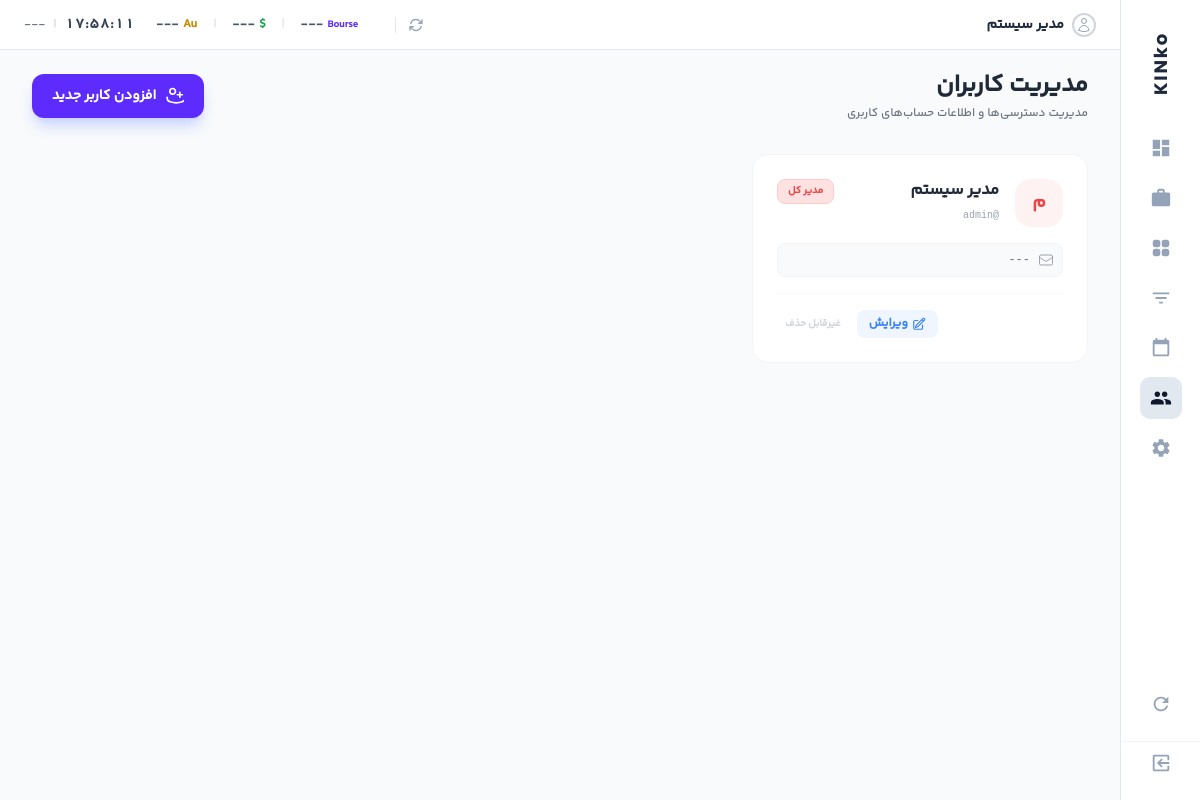
The app's page /users (signed in) with its own data.
### tables this page shows
CREATE TABLE users (
            id INTEGER PRIMARY KEY AUTOINCREMENT,
            username TEXT UNIQUE NOT NULL,
            password TEXT NOT NULL,
            full_name TEXT,
            email TEXT,
            role TEXT DEFAULT 'manager'
        );

### app.py (the view, shortened to what this page needs)
@app.route('/users', methods=['GET', 'POST'])
@login_required
def manage_users():
    if current_user.username != 'admin':
        flash("شما به این بخش دسترسی ندارید.", "error")
        return redirect(url_for('dashboard'))
    conn = get_db_connection()
    users = conn.execute("SELECT * FROM users ORDER BY id DESC").fetchall()
    conn.close()
    return render_template('manage_users.html', users=users)

### analysis.py (called while the page is built, shortened)
def get_portfolio_summary(current_user_id=None, is_admin=False):
    conn = get_db_connection()
    q = 'SELECT * FROM portfolios' if is_admin else 'SELECT * FROM portfolios WHERE owner_id = ?'
    p_params = [] if is_admin else [current_user_id]
    portfolios = conn.execute(q, p_params).fetchall()
    conn.close()
    def safe_float(val):
        if not val: return 0.0
        try:
            return float(str(val).replace(',', '').strip())
        except:
            return 0.0
    summary_data = []
    return summary_data

### app.py (called while the page is built)
@login_manager.user_loader
def load_user(user_id): return User.get(user_id)

@app.context_processor
def inject_global_vars():
    vars_dict = {'holidays': ["2024-03-20", "2024-03-21"]}
    if current_user.is_authenticated:
        try:
            is_admin = (current_user.role == 'admin')
            portfolios = get_portfolio_summary(current_user.id, is_admin)
            vars_dict['global_aum'] = sum(p['total_value'] for p in portfolios)
        except: vars_dict['global_aum'] = 0
    return vars_dict

### database.py (called while the page is built)
def get_db_connection():
    conn = sqlite3.connect(DB_PATH, timeout=20)
    conn.row_factory = sqlite3.Row
    conn.execute('PRAGMA journal_mode=WAL;')
    return conn

### models.py (called while the page is built)
    @staticmethod
    def get(user_id):
        conn = get_db_connection()
        user_data = conn.execute("SELECT * FROM users WHERE id = ?", (user_id,)).fetchone()
        conn.close()
        if user_data:
            return User(
                id=user_data['id'],
                username=user_data['username'],
                full_name=user_data['full_name'],
                role=user_data['role'] # <--- جدید
            )
        return None

### templates/manage_users.html (shortened to what this page needs)
{% extends "base.html" %}
{% block content %}
<div class="flex flex-col md:flex-row justify-between items-center mb-8 gap-4">
    <div>
        <h1 class="text-2xl font-black text-gray-800">مدیریت کاربران</h1>
        <p class="text-xs text-gray-500 mt-1">مدیریت دسترسی‌ها و اطلاعات حساب‌های کاربری</p>
    </div>
    <button onclick="openUserModal()" class="bg-[#5E2BFF] text-white px-5 py-3 rounded-xl font-bold shadow-lg shadow-indigo-200 hover:bg-indigo-700 transition flex items-center gap-2 text-sm">
        افزودن کاربر جدید
    </button>
</div>
<div class="grid grid-cols-1 md:grid-cols-2 lg:grid-cols-3 gap-6">
    {% for user in users %}
    <div class="user-card bg-white rounded-2xl p-6 relative group overflow-hidden">
        <div class="flex items-start justify-between mb-4">
            <div class="flex items-center gap-4">
                <div class="w-12 h-12 rounded-2xl flex items-center justify-center text-lg font-black {{ 'bg-red-50 text-red-500' if user.role == 'admin' else ('bg-blue-50 text-blue-500' if user.role == 'manager' else 'bg-gray-100 text-gray-500') }}">
                    {{ user.full_name[:1] }}
                </div>
                <div>
                    <h3 class="font-bold text-gray-800">{{ user.full_name }}</h3>
                    <span class="text-[10px] text-gray-400 font-mono">@{{ user.username }}</span>
                </div>
            </div>
            <span class="text-[10px] px-2.5 py-1 rounded-lg font-bold {{ 'role-badge-admin' if user.role == 'admin' else ('role-badge-manager' if user.role == 'manager' else 'role-badge-viewer') }}">
                {% if user.role == 'admin' %}مدیر کل{% elif user.role == 'manager' %}سبدگردان{% else %}کارشناس{% endif %}
            </span>
        </div>
        <div class="space-y-2 mb-4">
            <div class="flex items-center gap-2 text-xs text-gray-500 bg-gray-50 p-2 rounded-lg border border-gray-100">
                <span class="font-mono truncate">{{ user.email or '---' }}</span>
            </div>
        </div>
        <div class="flex items-center justify-end gap-2 border-t border-gray-50 pt-4">
            <button onclick="openUserEditModal('{{ user.id }}', '{{ user.username }}', '{{ user.full_name }}', '{{ user.role }}')"
                    class="text-xs font-bold text-blue-500 bg-blue-50 px-3 py-1.5 rounded-lg hover:bg-blue-100 transition flex items-center gap-1">
                ویرایش
            </button>
            {% if user.username != 'admin' and user.id != current_user.id %}
            <a href="/users/delete/{{ user.id }}" onclick="return confirm('آیا از حذف این کاربر اطمینان دارید؟ تمامی سبدها و اطلاعات او حذف خواهد شد.')" class="text-xs text-red-500 bg-red-50 px-3 py-1.5 rounded-lg hover:bg-red-100 transition flex items-center gap-1 font-bold border border-red-100">
                <svg class="w-3.5 h-3.5" fill="none" viewBox="0 0 24 24" stroke-width="2" stroke="currentColor"><path stroke-linecap="round" stroke-linejoin="round" d="M14.74 9l-.346 9m-4.788 0L9.26 9m9.968-3.21c.342.052.682.107 1.022.166m-1.022-.165L18.16 19.673a2.25 2.25 0 01-2.244 2.077H8.084a2.25 2.25 0 01-2.244-2.077L4.772 5.79m14.456 0a48.108 48.108 0 00-3.478-.397m-12 .562c.34-.059.68-.114 1.022-.165m0 0a48.11 48.11 0 013.478-.397m7.5 0v-.916c0-1.18-.91-2.164-2.09-2.201a51.964 51.964 0 00-3.32 0c-1.18.037-2.09 1.022-2.09 2.201v.916m7.5 0a48.667 48.667 0 00-7.5 0" /></svg>
                حذف
            </a>
            {% else %}
            <span class="text-[10px] text-gray-300 cursor-not-allowed font-bold px-2">غیرقابل حذف</span>
            {% endif %}
        </div>
    </div>
    {% endfor %}
</div>
{% endblock %}

### templates/base.html (shortened to what this page needs)
<!DOCTYPE html>
<html lang="fa" dir="rtl">
<head>
    <link href="{{ url_for('static', filename='css/output.css') }}" rel="stylesheet">
    <link href="{{ url_for('static', filename='css/custom.css') }}" rel="stylesheet">
</head>
</head>
<body>
    <aside class="sidebar">
        <div class="mb-8 mt-2 flex justify-center"><h1 class="text-lg font-bold tracking-widest text-main select-none" style="font-family: 'Poppins', sans-serif; writing-mode: vertical-rl; transform: rotate(180deg);">KINko</h1></div>
        <nav class="flex-1 flex flex-col items-center w-full">
            <a href="/" class="nav-item "><svg viewBox="0 0 24 24" fill="currentColor"><path d="M3 13h8V3H3v10zm0 8h8v-6H3v6zm10 0h8V11h-8v10zm0-18v6h8V3h-8z"/></svg></a>
            <a href="/portfolios/manage" class="nav-item {% if 'portfolios' in request.endpoint %}active{% endif %}"><svg viewBox="0 0 24 24" fill="currentColor"><path d="M20 6h-4V4c0-1.11-.89-2-2-2h-4c-1.11 0-2 .89-2 2v2H4c-1.11 0-1.99.89-1.99 2L2 19c0 1.11.89 2 2 2h16c1.11 0 2-.89 2-2V8c0-1.11-.89-2-2-2zm-6 0h-4V4h4v2z"/></svg><span class="tooltip">پرتفوی‌ها</span></a>
           <a href="/analysis" class="nav-item {% if 'analysis' in request.endpoint %}active{% endif %}">
            </a>
            <a href="/screener" class="nav-item "><svg viewBox="0 0 24 24" fill="currentColor"><path d="M10 18h4v-2h-4v2zM3 6v2h18V6H3zm3 7h12v-2H6v2z"/></svg></a>
            <a href="/calendar/global" class="nav-item {% if 'calendar' in request.endpoint %}active{% endif %}"><svg viewBox="0 0 24 24" fill="currentColor"><path d="M19 3h-1V1h-2v2H8V1H6v2H5c-1.11 0-1.99.9-1.99 2L3 19c0 1.1 1.1 2 2 2h14c1.1 0 2-.9 2-2V5c0-1.1-.9-2-2-2zm0 16H5V8h14v11z"/></svg><span class="tooltip">تقویم بازار</span></a>
            {% if current_user.username == 'admin' %}
            <a href="{{ url_for('manage_users') }}" class="nav-item {% if 'users' in request.endpoint %}active{% endif %}"></a>
            <a href="/settings" class="nav-item "></a>
            {% endif %}
            <a href="/update-prices" class="nav-item mt-auto mb-2 text-slate-500 hover:text-[#5E2BFF]"><svg viewBox="0 0 24 24" fill="currentColor" class="w-6 h-6"><path d="M17.65 6.35C16.2 4.9 14.21 4 12 4c-4.42 0-7.99 3.58-7.99 8s3.57 8 7.99 8c3.73 0 6.84-2.55 7.73-6h-2.08c-.82 2.33-3.04 4-5.65 4-3.31 0-6-2.69-6-6s2.69-6 6-6c1.66 0 3.14.69 4.22 1.78L13 11h7V4l-2.35 2.35z"/></svg><span class="tooltip">بروزرسانی</span></a>
        </nav>
        <div class="mt-2 pb-4 border-t border-gray-100 w-full flex flex-col items-center">
            <a href="/logout" class="nav-item text-slate-400 hover:text-custom-red !mb-0"><svg viewBox="0 0 24 24" fill="currentColor" class="transform rotate-180"><path d="M10.09 15.59L11.5 17l5-5-5-5-1.41 1.41L12.67 11H3v2h9.67l-2.58 2.59zM19 3H5c-1.11 0-2 .9-2 2v4h2V5h14v14H5v-4H3v4c0 1.1.89 2 2 2h14c1.1 0 2-.9 2-2V5c0-1.1-.9-2-2-2z"/></svg><span class="tooltip">خروج</span></a>
        </div>
    </aside>
    <header class="top-bar text-sm font-medium">
        <div class="flex items-center gap-2 justify-self-start">
            <div class="w-6 h-6 rounded-full border-2 border-gray-300 flex items-center justify-center text-slate-400 bg-white">
            </div>
            <span class="font-bold text-main text-sm">{{ current_user.full_name }}</span>
        </div>
     <div class="flex items-center justify-self-end text-left dir-ltr gap-3">
            <button onclick="fetchRates()" class="text-slate-400 hover:text-[#5E2BFF] transition" title="به‌روزرسانی">
            </button>
            <div class="flex items-center gap-4 text-xs font-bold text-slate-600 border-r pr-3 border-gray-200 min-w-[240px] justify-end">
                <div class="flex items-center gap-1" title="شاخص کل بورس">
                    <span class="text-[#5E2BFF] font-bold text-[10px]">Bourse</span>
                    <span id="rate-index" class="tabular-nums">---</span>
                </div>
                <span class="text-slate-200">|</span>
                <div class="flex items-center gap-1" title="دلار آزاد">
                    <span class="text-green-600 font-bold">$</span>
                    <span id="rate-dollar" class="tabular-nums">---</span>
                </div>
                <span class="text-slate-200">|</span>
                <div class="flex items-center gap-1" title="انس طلا">
                    <span class="text-yellow-600 font-bold">Au</span>
                    <span id="rate-gold" class="tabular-nums">---</span>
                </div>
            </div>
            <div class="flex items-center gap-2 text-slate-700 min-w-[120px] justify-end">
                <span id="live-time" class="font-bold text-sm tabular-nums tracking-wide">--:--:--</span>
                <span class="text-slate-300 text-xs">|</span>
                <span id="live-date" class="text-xs font-medium text-slate-500">---</span>
            </div>
        </div>
    </header>
    <main class="main-content fade-in">
        {% block content %}{% endblock %}
    </main>
</body>
</html>

### templates/base.html (style rules this page uses)
body { background-color: #f8fafc; font-family: 'Yekan', sans-serif; overflow-x: hidden; color: #334155; }
.sidebar { width: 80px; min-width: 80px; max-width: 80px; height: 100vh; position: fixed; right: 0; top: 0; background-color: #ffffff; border-left: 1px solid #e2e8f0; z-index: 50; display: flex; flex-direction: column; align-items: center; padding-top: 1.5rem; }
.top-bar { position: fixed; top: 0; right: 80px; left: 0; height: 50px; background-color: rgba(255, 255, 255, 0.98); border-bottom: 1px solid #e2e8f0; z-index: 40; display: grid; grid-template-columns: auto 1fr auto; padding: 0 1.5rem; align-items: center; }
.main-content { margin-right: 80px; padding: 2rem; padding-top: 70px; min-height: 100vh; }
.nav-item { position: relative; display: flex; align-items: center; justify-content: center; width: 42px; height: 42px; margin-bottom: 0.5rem; border-radius: 10px; color: #94a3b8; transition: all 0.2s ease-in-out; cursor: pointer; }
.nav-item.active { color: #0f172a; background-color: #e2e8f0; }
.nav-item svg { width: 22px; height: 22px; }
.tabular-nums { font-variant-numeric: tabular-nums; letter-spacing: 0.5px; }
:root { --primary: #5E2BFF; --text-main: #1E293B; --success: #58BC82; --danger: #DB324D; }
.text-main { color: var(--text-main); }

### templates/manage_users.html (style rules this page uses)
.user-card { transition: all 0.2s; border: 1px solid #f1f5f9; }
.role-badge-admin { background: #fee2e2; color: #ef4444; border: 1px solid #fecaca; }

### records on screen
users: full_name "مدیر سیستم", full_name "م", username "admin", role "مدیر کل", email "---", shows "غیرقابل حذف"
